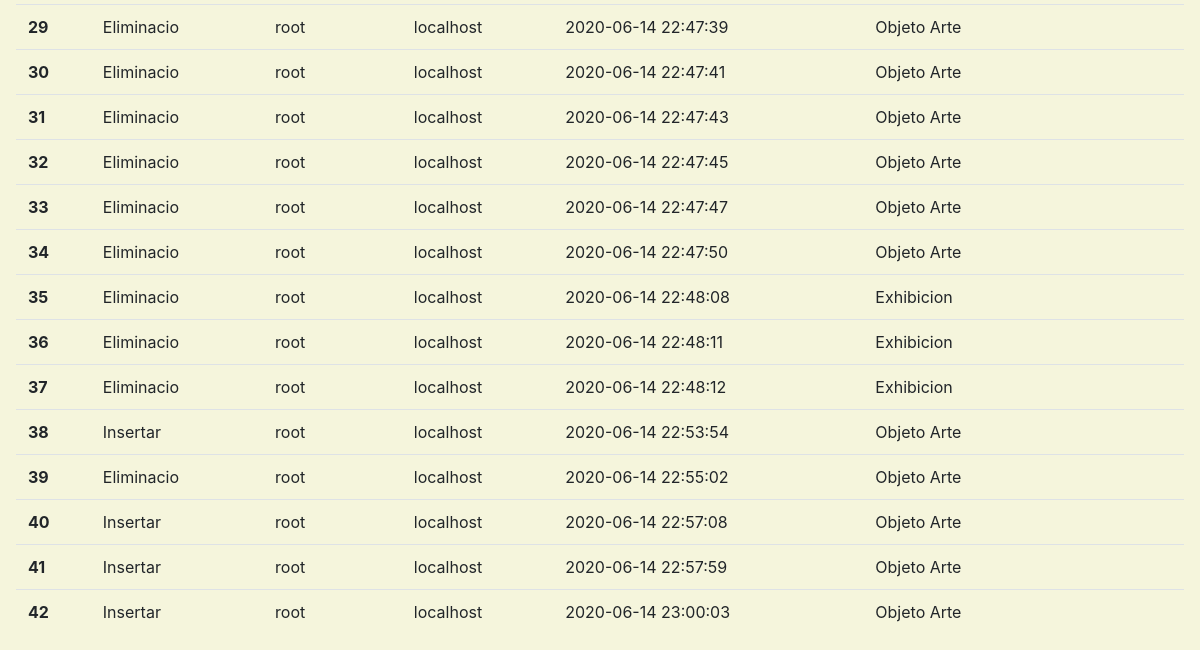
The app's page /?c=bitacora (lower part), older data.
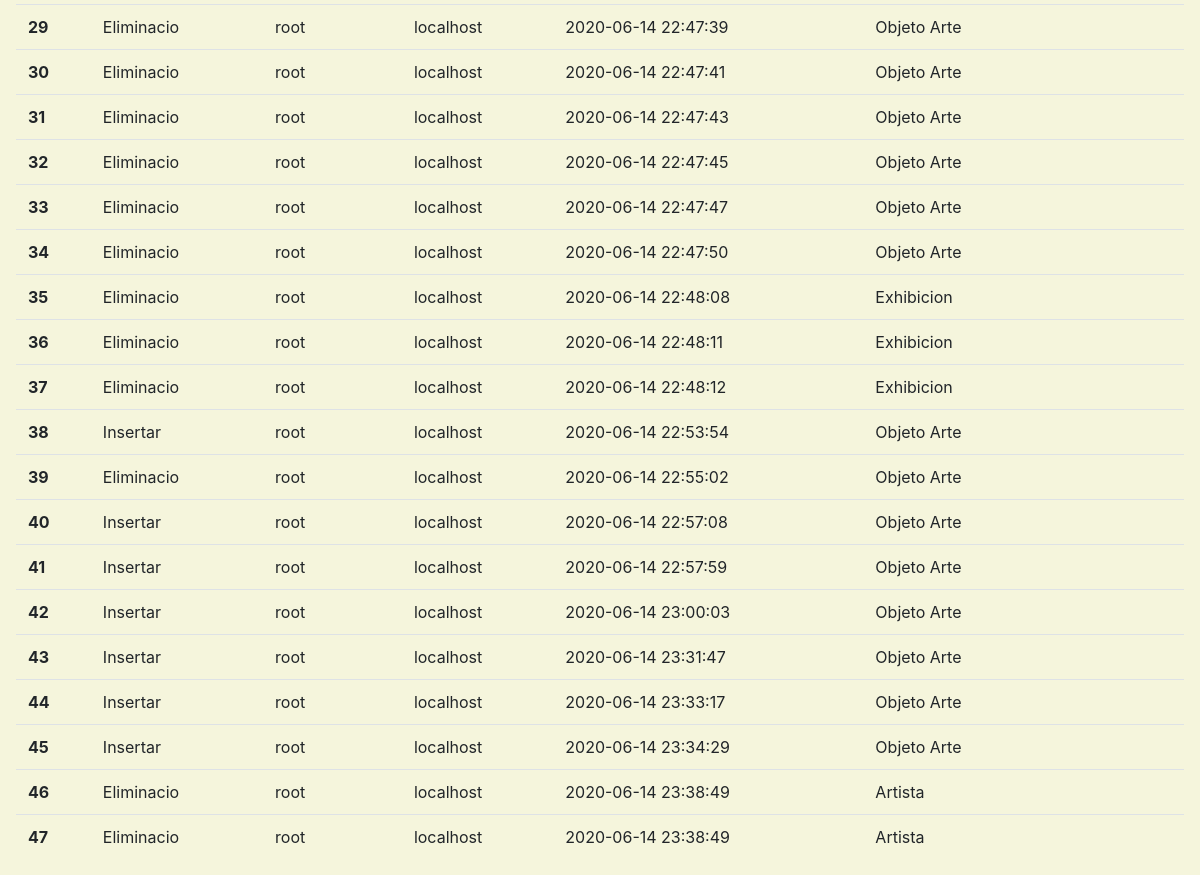
The same page, newer data.
### tables this page shows
CREATE TABLE `bitacora` (
  `id` int(11) NOT NULL AUTO_INCREMENT,
  `operacion` varchar(10) DEFAULT NULL,
  `usuario` varchar(40) DEFAULT NULL,
  `host` varchar(30) DEFAULT NULL,
  `modificado` datetime DEFAULT NULL,
  `tabla` varchar(40) DEFAULT NULL,
  PRIMARY KEY (`id`)
);

### controller/bitacora.controlador.php (called while the page is built, shortened)
<?php
require_once('model/bitacora.php');
class BitacoraControlador
{
    public function __CONSTRUCT(){
        $this->modelo = new Bitacora();
    }
    public function Inicio(){
        require_once "View/header.php";
        require_once "View/bitacora/index.php";
        require_once "View/footer.php";
    }
}
?>

### model/conexion.php (called while the page is built, shortened)
<?php
class BaseDeDatos
{
    public static function Conectar(){
        try {
            $conexion = new PDO("mysql:host=".self::servidor.";dbname="
            .self::basedatos.";charset=utf8",self::usuario,self::password);
            $conexion->setAttribute(PDO::ATTR_ERRMODE,PDO::ERRMODE_EXCEPTION);
            return $conexion;
        } catch (PDOException $e) {
            return "Fallo la conexion a la base de datos".$e->getMessage();
        }
    }
}
?>

### model/bitacora.php (called while the page is built, shortened)
<?php
class Bitacora
{
    private $pdo;
    public function __CONSTRUCT(){
        $this->pdo = BaseDeDatos::Conectar();
    }
    public function getBitacora(){
        try {
            $sql = "SELECT * FROM bitacora";
            $consulta = $this->pdo->prepare($sql);
            $consulta->execute();
            return $consulta->fetchAll(PDO::FETCH_OBJ);
        } catch (Exception $e) {
            die($e->getMessage());
        }
    }
}
?>

### view/bitacora/index.php (the view, shortened to what this page needs)
<main class="app-content m-3">
<table class="table">
  <tbody>
    <?php foreach($this->modelo->getBitacora() as $Bita): ?>
    <tr>
      <th scope="row"><?= $Bita->id?></th>
      <td><?= $Bita->operacion?></td>
      <td><?= $Bita->usuario?></td>
      <td><?= $Bita->host?></td>
      <td><?= $Bita->modificado?></td>
      <td><?= $Bita->tabla?></td>
    </tr>
    <?php endforeach; ?>
  </tbody>
</table>
</main>

Row changes from the older to the newer data that the page shows:
added bitacora: id "43", operacion "Insertar", usuario "root", host "localhost", modificado "2020-06-14 23:31:47", tabla "Objeto Arte"
added bitacora: id "44", operacion "Insertar", usuario "root", host "localhost", modificado "2020-06-14 23:33:17", tabla "Objeto Arte"
added bitacora: id "45", operacion "Insertar", usuario "root", host "localhost", modificado "2020-06-14 23:34:29", tabla "Objeto Arte"
added bitacora: id "46", operacion "Eliminacio", usuario "root", host "localhost", modificado "2020-06-14 23:38:49", tabla "Artista"
added bitacora: id "47", operacion "Eliminacio", usuario "root", host "localhost", modificado "2020-06-14 23:38:49", tabla "Artista"
